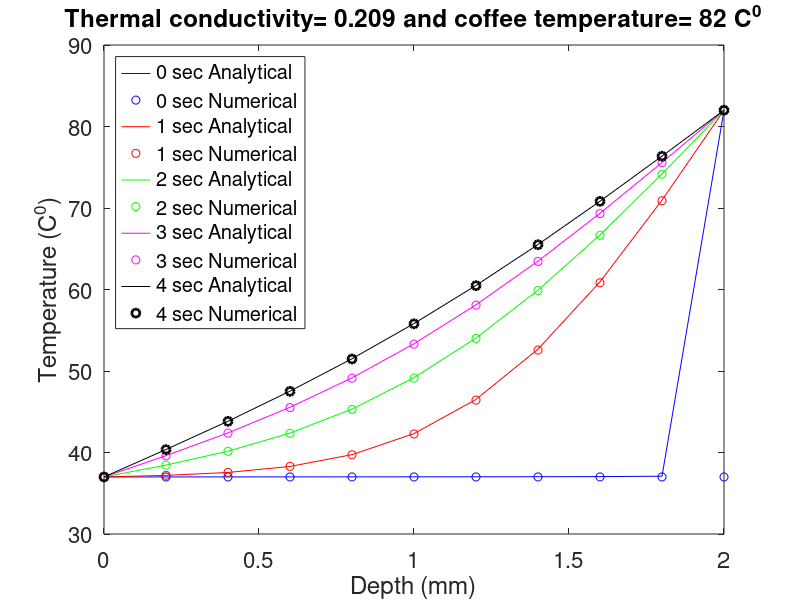
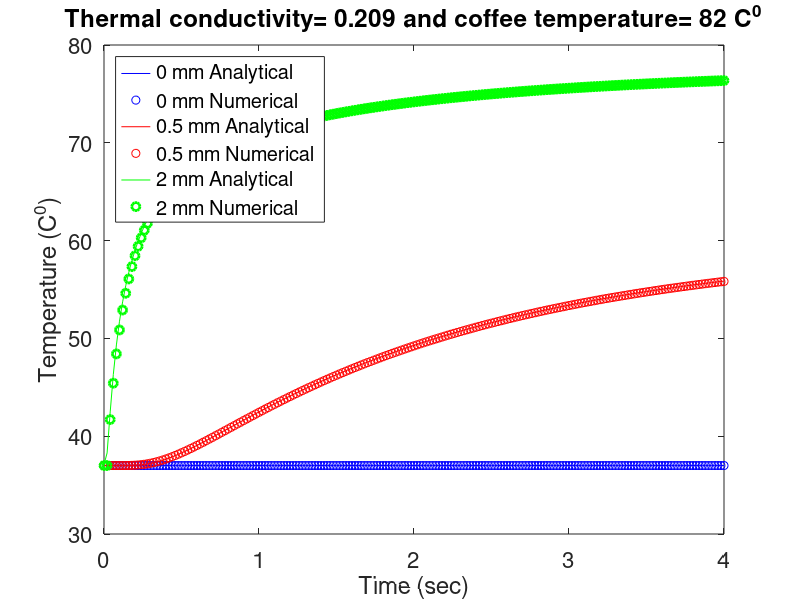
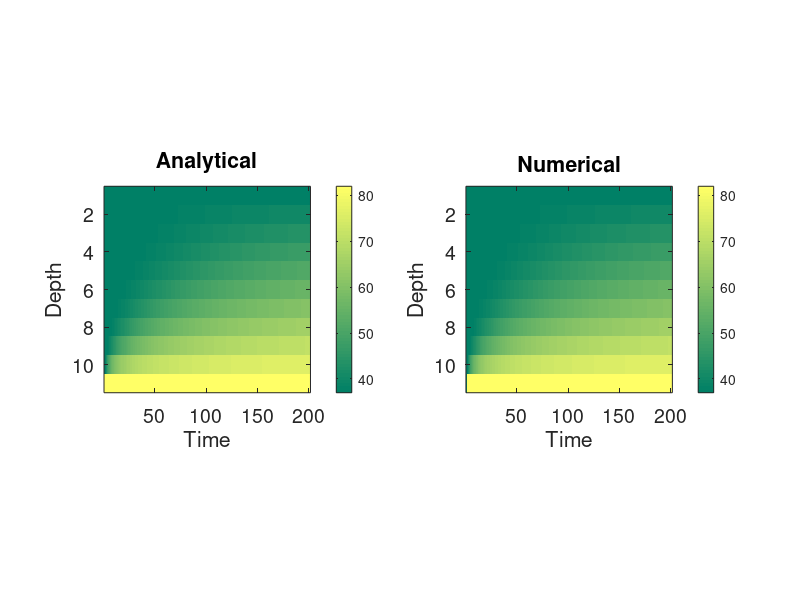

Source code (MATLAB) for these figures, in order:

clear all;
close all;

                    %%%Define Global Parameters
%space 
L = 2; %skin depth
dx = 0.2   ; %space step
nx = L/dx; %number of space points
x = 0:dx:L; %space variable
%time 
Time = 4; %maximum time 
dt = 0.02; %time step
nt = Time/dt; %number of time points
t = 0:dt:Time; %time variable

%themral conductivity
k = 0.209; %epidermis dominated effect
%k = 0.322; %dermis dominated effect

%Define boundary temperatures
%body temperature 
Tbody_C = 37; %in celsius 
Tbody_K = Tbody_C + 273.15; %kelvin
%coffee temperature 1
% Tcoffee_C = 60; %in celsius
% Tcoffee_K = Tcoffee_C + 273.15; %kelvin
%coffee temperature 2
Tcoffee_C = 82; %in celsius
Tcoffee_K = Tcoffee_C + 273.15; %kelvin


                    %%%Analytical Solution

%Define anonymous functions
C_n = @(Tbody_K,Tcoffee_K,n) 2*(Tcoffee_K-Tbody_K)*((-1)^n)/(pi*n);
C_0 = @(Tbody_K,Tcoffee_K,x) (Tcoffee_K-Tbody_K)*x/L+Tbody_K;
Tn = @(n,x,t,k,Tbody_K,Tcoffee_K) C_n(Tbody_K,Tcoffee_K,n).*sin(n*pi*x/L).*exp(-k*t*(n*pi/(L))^2);

%Define a mesh for space and time
[X,T] = meshgrid(x,t);

%initialise the sum to zero
Tsum = zeros(size(C_0(Tcoffee_K,Tbody_K,X)));
%use definite loop instead of indefinite sum
%Define the number of Fourier modes
modes = 1000;
for i=1:modes
    Tsum = Tsum + Tn(i,X,T,k,Tbody_K,Tcoffee_K);%computing the sum
end

%compute the final solution
Tsol_ana = C_0(Tbody_K,Tcoffee_K,X)+Tsum;

%convert the solution to celsius
Tsol_ana = (Tsol_ana-273.15)';

                    %%%Numerical Solution

%CFL number to ensure stability (less or equal to 0.5)
CFL = dt/dx^2;

%initial condition
Tini = zeros(nx+1,1);
Tini(:,1) = Tbody_K;

%boundary conditions
%BC at x=0
T0 = zeros(1,nt+1); %define a vector
T0(1,:) = Tbody_K; 
%BC at x=L
TL = zeros(1,nt+1); %define a vector
TL(1,:) = Tcoffee_K;

%construct the solution matrix
Tsol_num = zeros(nx+1,nt+1); %define the dimensions of the solution matrix
Tsol_num(1,:) = T0; %insert the first BC
Tsol_num(nx+1,:) = TL; %insert the second BC
Tsol_num(:,1) = Tini; %insert the IC

%set up the iteration process for forward Euler method
for j = 1:nt
    for i = 2:nx
        Tsol_num(i,j+1) = Tsol_num(i,j) + k * CFL *(Tsol_num(i+1,j)-2*Tsol_num(i,j)+Tsol_num(i-1,j));
    end
end

%convert the solution to celsius
Tsol_num = Tsol_num-273.15;


                        %%% Global (cumulative) Error Estimation of the Numerical Scheme 
                        %%% Global Disretisation Error (Error = Ana(i) - num(i)) where i is the time step

%Note: if we denote:

%A to be the analytical solution of the partial differential equations
%D the exact solution of the difference equation
%N the numerical solution from a computer, i.e., iterative solution

%Then we can define:

%Discretisation error = A - D
%Round-off error = N - D
%Global error of a numerical scheme = A - N

%Root mean square error
for i = 1:length(t)
    Error = sqrt(sum((Tsol_ana(:,i) - Tsol_num(:,i)).^2)/numel(x));
end

                        %%%Plotting
                        
%for different time steps
figure(1)
plot(x,Tsol_ana(:,1),'b',x,Tsol_num(:,1),'bo',...
    x,Tsol_ana(:,50),'r',x,Tsol_num(:,50),'ro',...
    x,Tsol_ana(:,100),'g',x,Tsol_num(:,100),'go',...
    x,Tsol_ana(:,150),'m',x,Tsol_num(:,150),'mo',...
    x,Tsol_ana(:,200),'k',x,Tsol_num(:,200),'ko','LineWidth',2)
xlabel('Depth (mm)')
ylabel('Temperature (C^0)')
title(['Thermal conductivity= ', num2str(k), ' and coffee temperature= ', ...
    num2str(Tcoffee_C),' C^0'])
legend('0 sec Analytical','0 sec Numerical',...
    '1 sec Analytical','1 sec Numerical',...
    '2 sec Analytical','2 sec Numerical',...
    '3 sec Analytical','3 sec Numerical',...
    '4 sec Analytical','4 sec Numerical',...
    'Location','NorthWest')
set(gca,'FontSize',16)
%for different spatial depths
figure(2)
plot(t,Tsol_ana(1,:),'b',t,Tsol_num(1,:),'bo',...
    t,Tsol_ana(6,:),'r',t,Tsol_num(6,:),'ro',...
    t,Tsol_ana(10,:),'g',t,Tsol_num(10,:),'go','LineWidth',2)
xlabel('Time (sec)')
ylabel('Temperature (C^0)')
title(['Thermal conductivity= ', num2str(k), ' and coffee temperature= ', ...
    num2str(Tcoffee_C),' C^0'])
legend('0 mm Analytical','0 mm Numerical',...
    '0.5 mm Analytical','0.5 mm Numerical',...
    '2 mm Analytical','2 mm Numerical',...
    'Location','NorthWest')
set(gca,'FontSize',16)
% Plot imagesc plots
figure(3)
%analytical solution
subplot(1,2,1)
imagesc(Tsol_ana)
colorbar;
axis square
title('Analytical')
xlabel('Time')
ylabel('Depth')
set(gca,'FontSize',14)
colormap summer
%numerical solution
subplot(1,2,2)
imagesc(Tsol_num)
colorbar;
axis square 
title('Numerical')
xlabel('Time')
ylabel('Depth')
set(gca,'FontSize',14)
colormap summer
